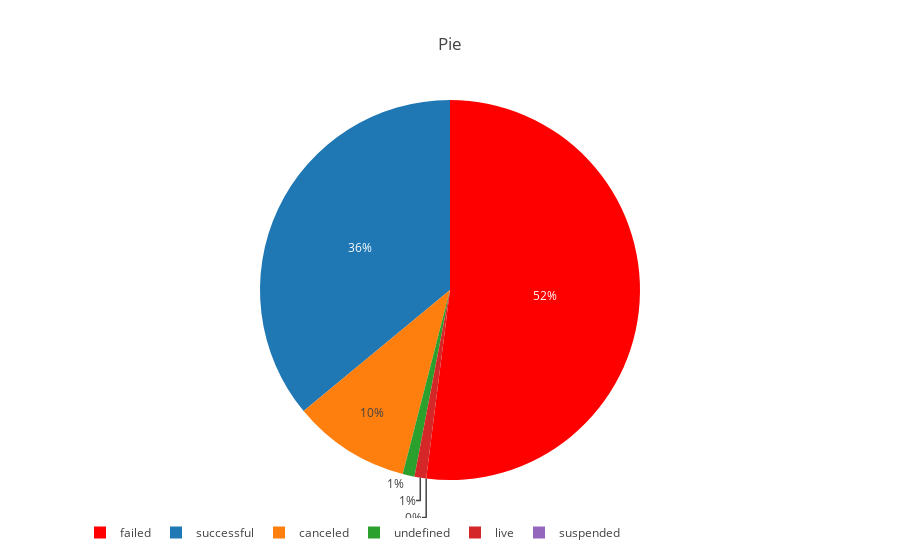

The notebook cell this image was saved under:
### Code cell
trace = go.Pie(labels=success_rate.index, 
               values=success_rate, 
               marker=dict(colors=['red']))

layout = go.Layout(title='Pie', 
                   legend=dict(orientation='h'))

data=[trace]
fig = go.Figure(data, layout=layout)
iplot(fig)

### Figure 1 — Plotly figure (JSON) as saved in the notebook; plotly's stock layout.template omitted (floating-point values rounded to 4 significant figures)
{"data": [{"labels": ["failed", "successful", "canceled", "undefined", "live", "suspended"], "marker": {"colors": ["red"]}, "type": "pie", "uid": "d4478af6-c481-11e8-9ef0-787b8ace8718", "values": [0.52, 0.36, 0.1, 0.01, 0.01, 0]}], "layout": {"legend": {"orientation": "h"}, "title": "Pie"}}
